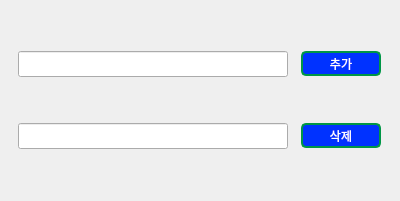
<?xml version="1.0" encoding="UTF-8"?>
<ui version="4.0">
 <class>Dialog</class>
 <widget class="QDialog" name="Dialog">
  <property name="enabled">
   <bool>true</bool>
  </property>
  <property name="geometry">
   <rect>
    <x>0</x>
    <y>0</y>
    <width>400</width>
    <height>201</height>
   </rect>
  </property>
  <property name="sizePolicy">
   <sizepolicy hsizetype="Maximum" vsizetype="Preferred">
    <horstretch>0</horstretch>
    <verstretch>0</verstretch>
   </sizepolicy>
  </property>
  <property name="minimumSize">
   <size>
    <width>400</width>
    <height>201</height>
   </size>
  </property>
  <property name="maximumSize">
   <size>
    <width>16777215</width>
    <height>201</height>
   </size>
  </property>
  <property name="windowTitle">
   <string>고객메일저장 - AI04B</string>
  </property>
  <property name="windowIcon">
   <iconset>
    <normaloff>아이콘3.png</normaloff>아이콘3.png</iconset>
  </property>
  <property name="styleSheet">
   <string notr="true">QPushButton{
	color: rgb(0, 255, 255);
	background-color:  rgb(0, 135, 255);
	border: 2px solid rgb(0, 204, 100);
	border-radius: 5px;
}
QPushButton:pressed { background-color:rgb(35, 200, 100) }

#Dialog{
	background:url(&quot;./배경11.png&quot;)
}</string>
  </property>
  <property name="sizeGripEnabled">
   <bool>false</bool>
  </property>
  <property name="modal">
   <bool>false</bool>
  </property>
  <layout class="QGridLayout" name="gridLayout">
   <item row="0" column="0">
    <widget class="QLineEdit" name="lineEdit">
     <property name="sizePolicy">
      <sizepolicy hsizetype="Fixed" vsizetype="Fixed">
       <horstretch>0</horstretch>
       <verstretch>0</verstretch>
      </sizepolicy>
     </property>
     <property name="minimumSize">
      <size>
       <width>270</width>
       <height>26</height>
      </size>
     </property>
     <property name="baseSize">
      <size>
       <width>0</width>
       <height>0</height>
      </size>
     </property>
    </widget>
   </item>
   <item row="0" column="1">
    <widget class="QPushButton" name="pushButton">
     <property name="sizePolicy">
      <sizepolicy hsizetype="Fixed" vsizetype="Fixed">
       <horstretch>40</horstretch>
       <verstretch>70</verstretch>
      </sizepolicy>
     </property>
     <property name="minimumSize">
      <size>
       <width>80</width>
       <height>25</height>
      </size>
     </property>
     <property name="styleSheet">
      <string notr="true">QPushButton{
	color: white;
	background-color:  rgb(0, 50, 255);
	border: 2px solid rgb(0, 150, 70);
	border-radius: 5px;
}</string>
     </property>
     <property name="text">
      <string>추가</string>
     </property>
    </widget>
   </item>
   <item row="1" column="0">
    <widget class="QLineEdit" name="lineEdit_2">
     <property name="enabled">
      <bool>true</bool>
     </property>
     <property name="sizePolicy">
      <sizepolicy hsizetype="Minimum" vsizetype="Maximum">
       <horstretch>150</horstretch>
       <verstretch>70</verstretch>
      </sizepolicy>
     </property>
     <property name="minimumSize">
      <size>
       <width>270</width>
       <height>26</height>
      </size>
     </property>
     <property name="layoutDirection">
      <enum>Qt::LeftToRight</enum>
     </property>
    </widget>
   </item>
   <item row="1" column="1">
    <widget class="QPushButton" name="pushButton_2">
     <property name="sizePolicy">
      <sizepolicy hsizetype="Fixed" vsizetype="Fixed">
       <horstretch>0</horstretch>
       <verstretch>0</verstretch>
      </sizepolicy>
     </property>
     <property name="minimumSize">
      <size>
       <width>80</width>
       <height>25</height>
      </size>
     </property>
     <property name="styleSheet">
      <string notr="true">QPushButton{
	color: white;
	background-color:  rgb(0, 50, 255);
	border: 2px solid rgb(0, 150, 70);
	border-radius: 5px;
}</string>
     </property>
     <property name="text">
      <string>삭제</string>
     </property>
    </widget>
   </item>
  </layout>
 </widget>
 <resources/>
 <connections/>
</ui>
